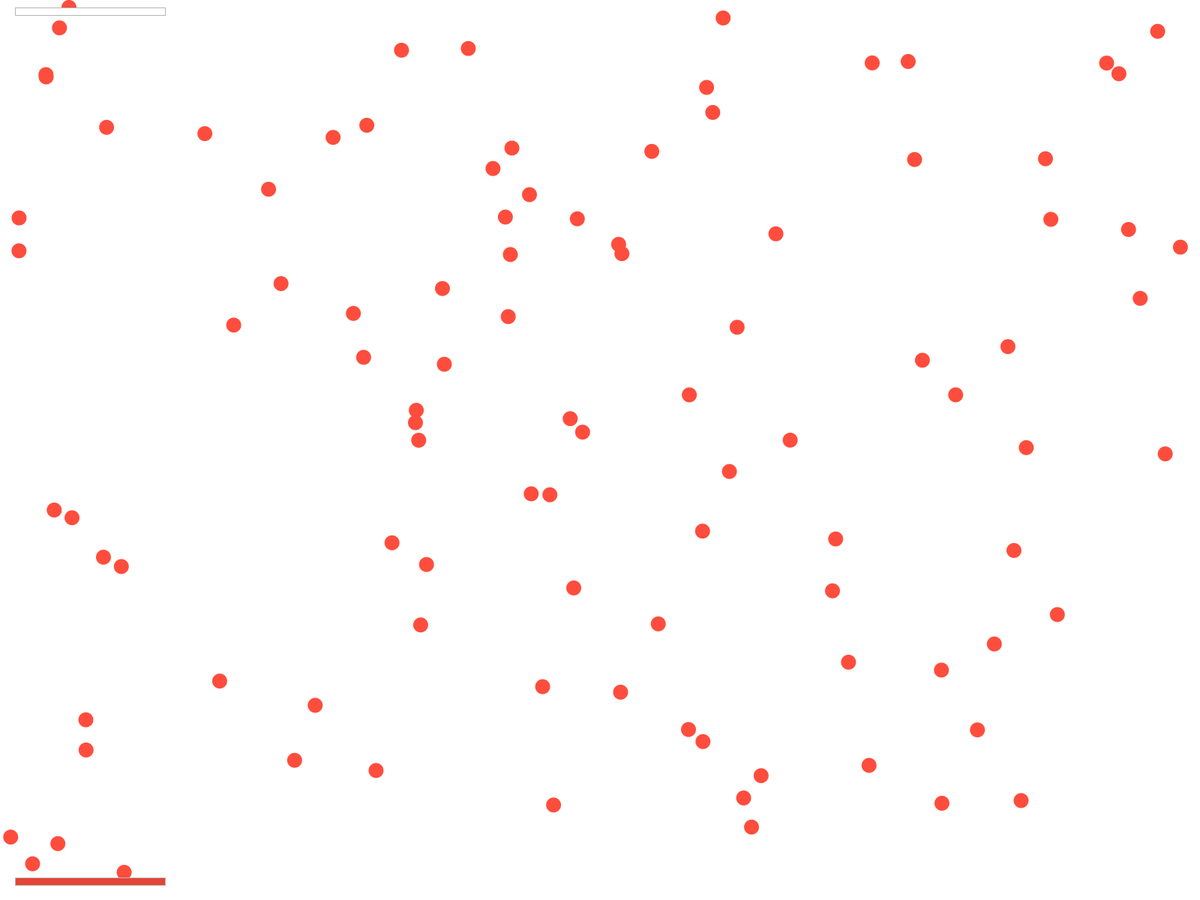
Frame 1 (no input)
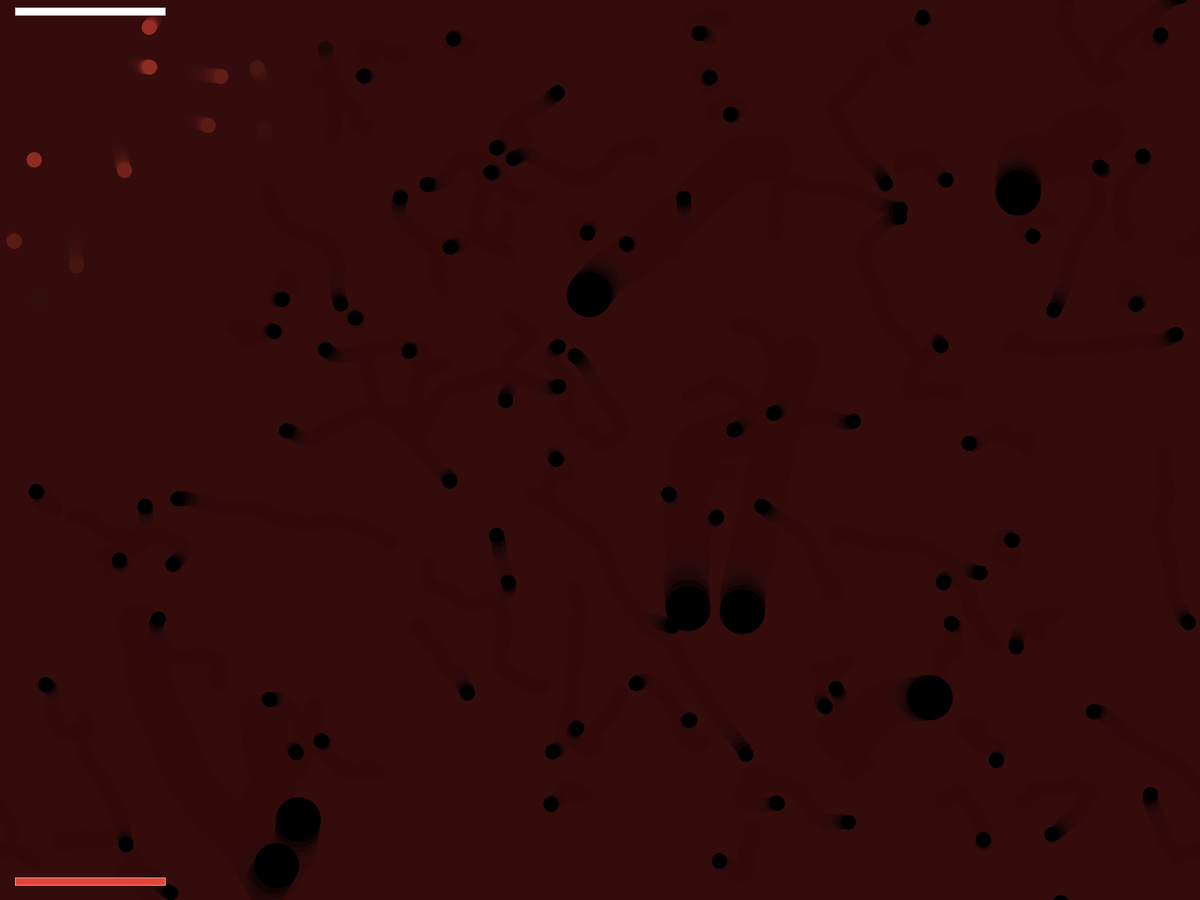
Frame 60 (the mouse pressed at the canvas centre just before this capture)
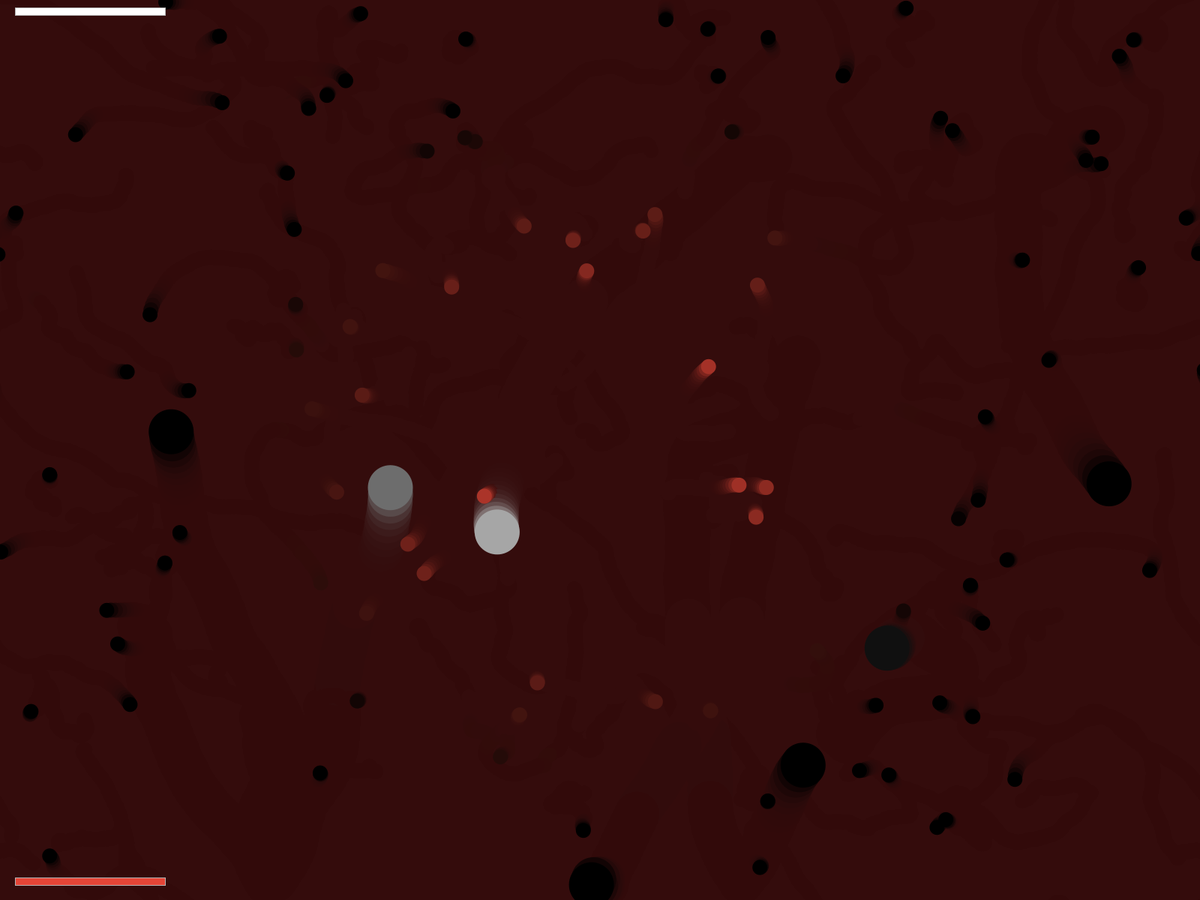
Frame 120 (the mouse held since frame 60 and released just before this capture)

The Processing sketch that drew these frames (run headless with seeded random() and noise(); from frame 60 on, the mouse is pressed at the canvas centre):

// Processing sketch: Chasing_Game
// ── Chasing_Game.pde
int _state = 1;

int balls = 100;
int chasers = 7;
Mover[] mover = new Mover[balls];
int aliveBalls = mover.length;
Mover[] chaser = new Mover[chasers];
HUD hud;
HUD health;

int _lifeForce = 200;

float _ballR = 10;
float _errorMargin = 20;

float _col = 5;
boolean _flash = false;

void setup()
{
  size(800, 800);
  fullScreen();
  
  for(int i = 0; i < mover.length; i ++)
  {
    mover[i] = new Mover(random(0, width), random(0, height), _ballR);
  }
  
  for(int i = 0; i < chaser.length; i ++)
  {
    chaser[i] = new Mover(random(0, width), random(0, height), _ballR+20);
    chaser[i].chaser = true;
    chaser[i].vLim = 10;
  }
  
  hud = new HUD();
  health = new HUD();
}

void draw()
{
  colorMode(HSB, 360, 100, 100);
  
  if(_flash == true)
  {
    fill(0, 0, 100);
    _flash = false;
  }
  
  //if(_flash == false) ;
  
  noStroke();
  rect(0, 0, width, height);
  
  //draw mover
  for(int i = 0; i < mover.length; i ++)
  {
    mover[i].display();
    mover[i].update();
    mover[i].infinite();
  }
  //draw chasers
  for(int i = 0; i < chaser.length; i ++)
  {
    chaser[i].display();
    chaser[i].update();
    chaser[i].bounce();
    chaser[i].danger();
  }
  
  hud.display();
  health.health();
  
  fill(0, 80, 20, 90);
  println(_flash);
  
}

void mousePressed()
{
  for(int i = 0; i < mover.length; i ++)
  {
    mover[i].bite();
  }
}

// ── HUD.pde
class HUD
{ 
  void display()
  { 
    fill(_col, 76, 90);
    rect(20, height - 20, 200 * (aliveBalls * 0.01), -10);
    noFill();
    stroke(255);
    rect(20, height - 20, 200, -10);
  }
  
  void health()
  {
    fill(0, 0, 100);
    rect(20, 20, _lifeForce, -10);
    noFill();
    stroke(255);
    rect(20, 20, 200, -10);
  }
}

// ── Mover.pde
class Mover
{
  PVector position = new PVector(0, 0);
  PVector velocity = new PVector(0, 0);
  PVector acceleration1 = new PVector(random(-0.01, 0.01), random(-0.01, 0.01));
  PVector acceleration2 = new PVector(0, 0);
  
  boolean alive = true;
  boolean chaser = false;
  boolean hungry = true;
  
  float vLim = random(1, 7);
  float aLim = random(0.1, 0.3);
  
  float ballR = 25;
  
  float dist = 0;  //distance from mouse
  
  Mover(float x, float y, float r)
  {
    this.position.x = x;
    this.position.y = y;
    this.ballR = r;
  }
  
  void update()  //where the money is
  {
    PVector mouse = new PVector(mouseX, mouseY);
    PVector dir = PVector.sub(mouse, position);
    this.dist = dir.mag();
    
    dir.normalize();
    
    if(chaser == false)
    {
      dir.mult(-aLim);
    }
    else
    {
      dir.mult(aLim);
    }
    acceleration1 = dir;  //chasing mouse
    acceleration2 = PVector.random2D();  //random crawling
    
    if(dist <= 400)
    {
      acceleration1.lerp(acceleration2, (dist/400));  //i dont understand this line yet
      velocity.add(acceleration1);
    }
    else
    {
      velocity.add(acceleration2);
    }
    
    velocity.limit(vLim);
    position.add(velocity);
  }
  
  void display()
  {
    if(alive)
    {
      if(chaser == false)
      {
        fill(_col, 76, 100-(dist/5));
      }
      else
      {
        fill(0, 0, 100-(dist/5));
      }
      noStroke();
      
      circle(position.x, position.y, this.ballR*2);
    }
  }
  
  void infinite()
  {
    if(position.x > width + ballR)
    {
      position.x = 0 - ballR;
    }
    
    if(position.x < 0 - ballR)
    {
      position.x = width + ballR;
    }
    
    if(position.y > height + ballR)
    {
      position.y = 0 - ballR;
    }
    
    if(position.y < 0 - ballR)
    {
      position.y = height + ballR;
    }
  }
  
  void bounce()
  {
    if(position.x > width - ballR || position.x < 0 + ballR)
    {
      velocity.x = -velocity.x;
    }
    
    if(position.y > height - ballR || position.y < 0 + ballR)
    {
      velocity.y = -velocity.y;
    }
  }
  
  void bite()
  {
    if(dist < ballR + _errorMargin && alive == true)
    {
      alive = false;
      aliveBalls --;
      _lifeForce = _lifeForce + 2;
    }
  }
  
  void danger()
  {
    if(dist < this.ballR && _lifeForce > 0 && hungry == true)
    {
      _state = 0;
      _flash = true;
      _lifeForce = _lifeForce - 40;
      hungry = false;
    }
    if(dist > this.ballR + 50)
    {
      hungry = true;
    }
  }
  
}
